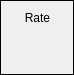
         <widget class="QFrame" name="frame_2">
          <property name="sizePolicy">
           <sizepolicy hsizetype="MinimumExpanding" vsizetype="Fixed">
            <horstretch>0</horstretch>
            <verstretch>0</verstretch>
           </sizepolicy>
          </property>
          <property name="minimumSize">
           <size>
            <width>74</width>
            <height>74</height>
           </size>
          </property>
          <property name="maximumSize">
           <size>
            <width>96</width>
            <height>16777215</height>
           </size>
          </property>
          <property name="layoutDirection">
           <enum>Qt::LeftToRight</enum>
          </property>
          <property name="frameShape">
           <enum>QFrame::Box</enum>
          </property>
          <property name="frameShadow">
           <enum>QFrame::Plain</enum>
          </property>
          <widget class="QWidget" name="">
           <property name="geometry">
            <rect>
             <x>11</x>
             <y>11</y>
             <width>53</width>
             <height>55</height>
            </rect>
           </property>
           <layout class="QVBoxLayout" name="verticalLayout_6">
            <item>
             <widget class="QLabel" name="label_4">
              <property name="sizePolicy">
               <sizepolicy hsizetype="Fixed" vsizetype="Preferred">
                <horstretch>0</horstretch>
                <verstretch>0</verstretch>
               </sizepolicy>
              </property>
              <property name="maximumSize">
               <size>
                <width>80</width>
                <height>16777215</height>
               </size>
              </property>
              <property name="text">
               <string>Rate</string>
              </property>
              <property name="alignment">
               <set>Qt::AlignCenter</set>
              </property>
             </widget>
            </item>
            <item>
             <widget class="QELabel" name="qelabel_imageRate">
              <property name="sizePolicy">
               <sizepolicy hsizetype="MinimumExpanding" vsizetype="MinimumExpanding">
                <horstretch>0</horstretch>
                <verstretch>0</verstretch>
               </sizepolicy>
              </property>
              <property name="minimumSize">
               <size>
                <width>40</width>
                <height>16</height>
               </size>
              </property>
              <property name="alignment">
               <set>Qt::AlignCenter</set>
              </property>
              <property name="variable" stdset="0">
               <string>$(P):cam1:ArrayRate_RBV</string>
              </property>
              <property name="variableSubstitutions" stdset="0">
               <string>P=CPS1</string>
              </property>
              <property name="displayAlarmState">
               <bool>false</bool>
              </property>
              <property name="precision">
               <number>1</number>
              </property>
              <property name="useDbPrecision">
               <bool>false</bool>
              </property>
             </widget>
            </item>
            <item>
             <widget class="QEBitStatus" name="qebitstatus">
              <property name="sizePolicy">
               <sizepolicy hsizetype="Fixed" vsizetype="Fixed">
                <horstretch>0</horstretch>
                <verstretch>0</verstretch>
               </sizepolicy>
              </property>
              <property name="minimumSize">
               <size>
                <width>30</width>
                <height>0</height>
               </size>
              </property>
              <property name="maximumSize">
               <size>
                <width>10</width>
                <height>10</height>
               </size>
              </property>
              <property name="numberOfBits">
               <number>1</number>
              </property>
              <property name="drawBorder">
               <bool>true</bool>
              </property>
              <property name="variable" stdset="0">
               <string>$(P):cam1:Acquire.RVAL</string>
              </property>
              <property name="variableSubstitutions" stdset="0">
               <string>P=CPS1</string>
              </property>
             </widget>
            </item>
           </layout>
          </widget>
         </widget>
